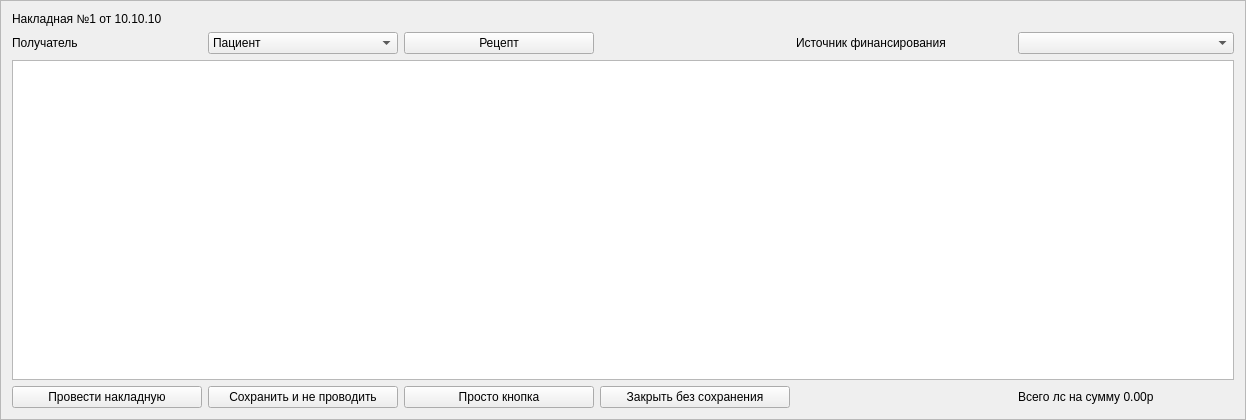
<?xml version="1.0" encoding="UTF-8"?>
<ui version="4.0">
 <class>sale_form</class>
 <widget class="QFrame" name="sale_form">
  <property name="windowModality">
   <enum>Qt::NonModal</enum>
  </property>
  <property name="geometry">
   <rect>
    <x>0</x>
    <y>0</y>
    <width>1246</width>
    <height>420</height>
   </rect>
  </property>
  <property name="windowTitle">
   <string>Frame</string>
  </property>
  <property name="frameShape">
   <enum>QFrame::StyledPanel</enum>
  </property>
  <property name="frameShadow">
   <enum>QFrame::Raised</enum>
  </property>
  <layout class="QGridLayout" name="gridLayout">
   <item row="0" column="0" colspan="2">
    <widget class="QLabel" name="bill_number_date">
     <property name="text">
      <string>Накладная №1 от 10.10.10</string>
     </property>
    </widget>
   </item>
   <item row="4" column="0">
    <widget class="QLabel" name="label">
     <property name="text">
      <string>Получатель</string>
     </property>
    </widget>
   </item>
   <item row="4" column="1">
    <widget class="QComboBox" name="reciever_combo">
     <property name="currentIndex">
      <number>0</number>
     </property>
     <item>
      <property name="text">
       <string>Пациент</string>
      </property>
     </item>
     <item>
      <property name="text">
       <string>Медицинская организация</string>
      </property>
     </item>
    </widget>
   </item>
   <item row="5" column="0" colspan="6">
    <widget class="QTableWidget" name="tableWidget"/>
   </item>
   <item row="6" column="0">
    <widget class="QPushButton" name="save_close_btn">
     <property name="maximumSize">
      <size>
       <width>190</width>
       <height>16777215</height>
      </size>
     </property>
     <property name="text">
      <string>Провести накладную</string>
     </property>
    </widget>
   </item>
   <item row="6" column="1">
    <widget class="QPushButton" name="save_btn">
     <property name="maximumSize">
      <size>
       <width>190</width>
       <height>16777215</height>
      </size>
     </property>
     <property name="text">
      <string>Сохранить и не проводить</string>
     </property>
    </widget>
   </item>
   <item row="6" column="2">
    <widget class="QPushButton" name="pushButton">
     <property name="minimumSize">
      <size>
       <width>190</width>
       <height>0</height>
      </size>
     </property>
     <property name="maximumSize">
      <size>
       <width>96</width>
       <height>16777215</height>
      </size>
     </property>
     <property name="text">
      <string>Просто кнопка</string>
     </property>
    </widget>
   </item>
   <item row="6" column="3">
    <widget class="QPushButton" name="close_btn">
     <property name="maximumSize">
      <size>
       <width>190</width>
       <height>16777215</height>
      </size>
     </property>
     <property name="text">
      <string>Закрыть без сохранения</string>
     </property>
    </widget>
   </item>
   <item row="6" column="5">
    <widget class="QLabel" name="label_3">
     <property name="text">
      <string>Всего лс на сумму 0.00р</string>
     </property>
    </widget>
   </item>
   <item row="4" column="2">
    <widget class="QPushButton" name="reciever_btn">
     <property name="enabled">
      <bool>true</bool>
     </property>
     <property name="autoFillBackground">
      <bool>false</bool>
     </property>
     <property name="text">
      <string>Рецепт</string>
     </property>
     <property name="checkable">
      <bool>false</bool>
     </property>
     <property name="checked">
      <bool>false</bool>
     </property>
    </widget>
   </item>
   <item row="4" column="3">
    <widget class="QLabel" name="reciever_label">
     <property name="text">
      <string/>
     </property>
    </widget>
   </item>
   <item row="4" column="5">
    <widget class="QComboBox" name="financing_combo"/>
   </item>
   <item row="4" column="4">
    <widget class="QLabel" name="label_2">
     <property name="text">
      <string>Источник финансирования</string>
     </property>
    </widget>
   </item>
  </layout>
 </widget>
 <resources/>
 <connections>
  <connection>
   <sender>close_btn</sender>
   <signal>clicked()</signal>
   <receiver>sale_form</receiver>
   <slot>close()</slot>
   <hints>
    <hint type="sourcelabel">
     <x>724</x>
     <y>396</y>
    </hint>
    <hint type="destinationlabel">
     <x>529</x>
     <y>209</y>
    </hint>
   </hints>
  </connection>
 </connections>
</ui>
